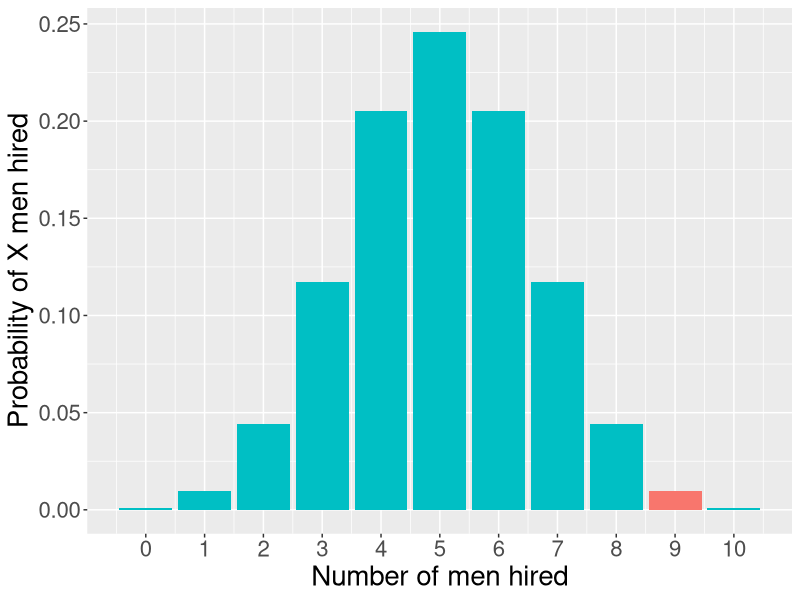
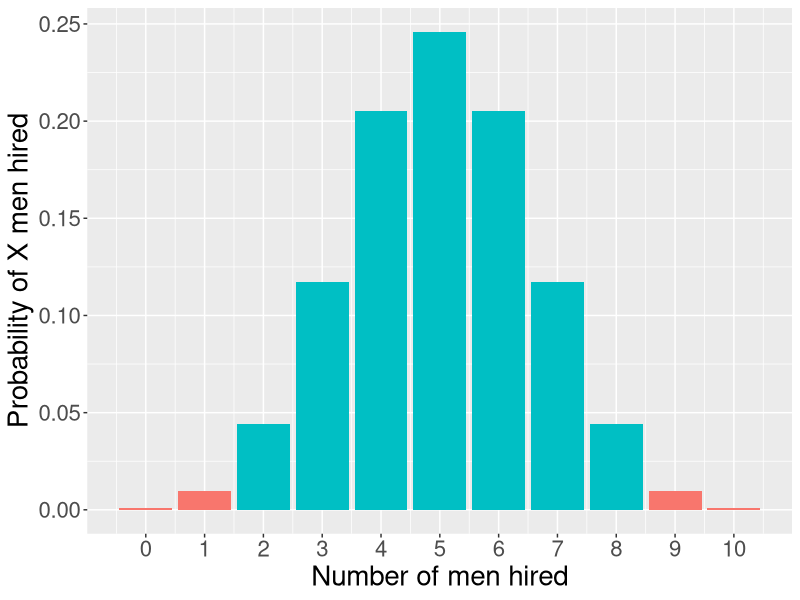
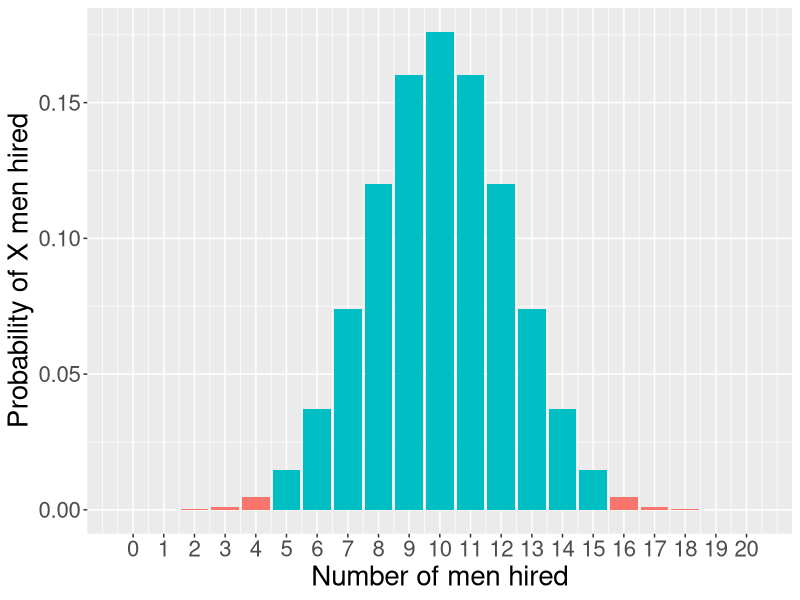
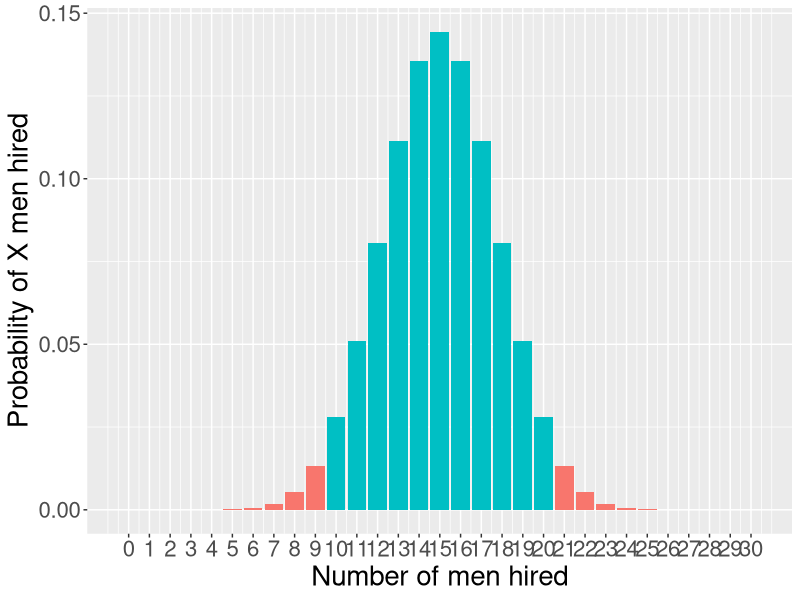
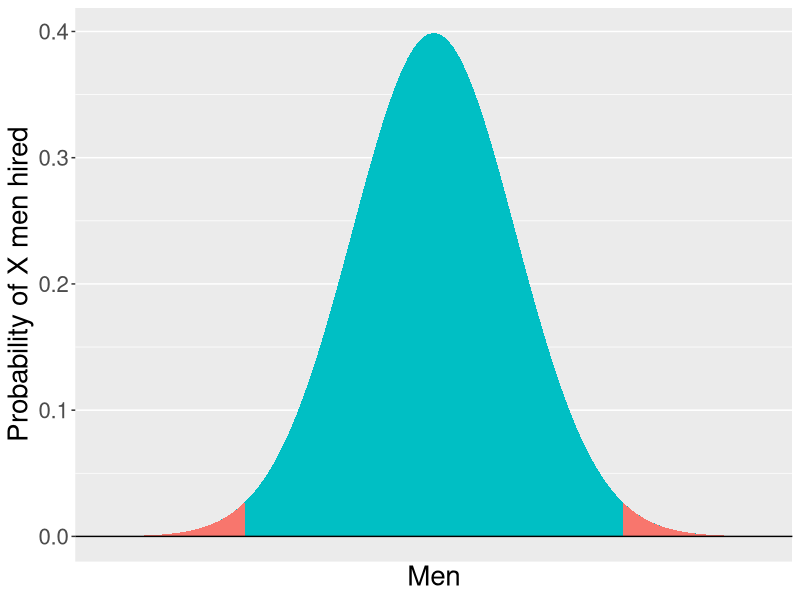
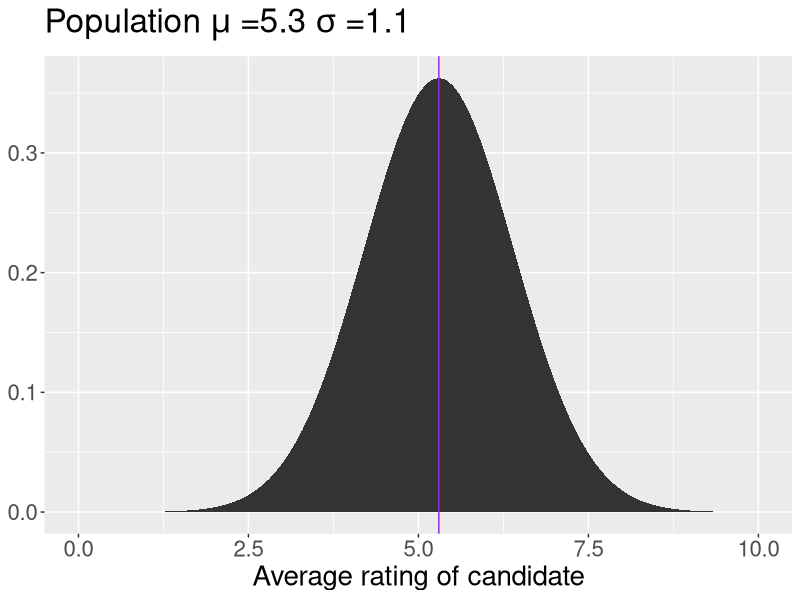
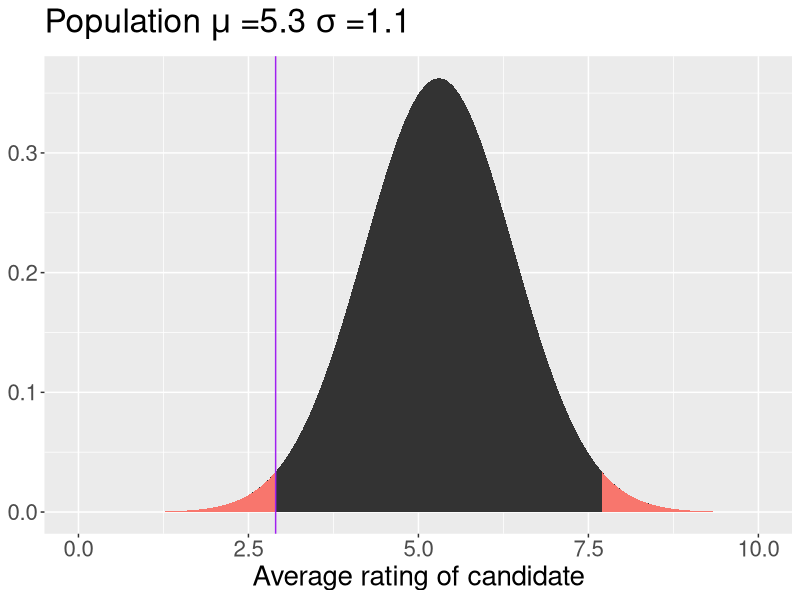
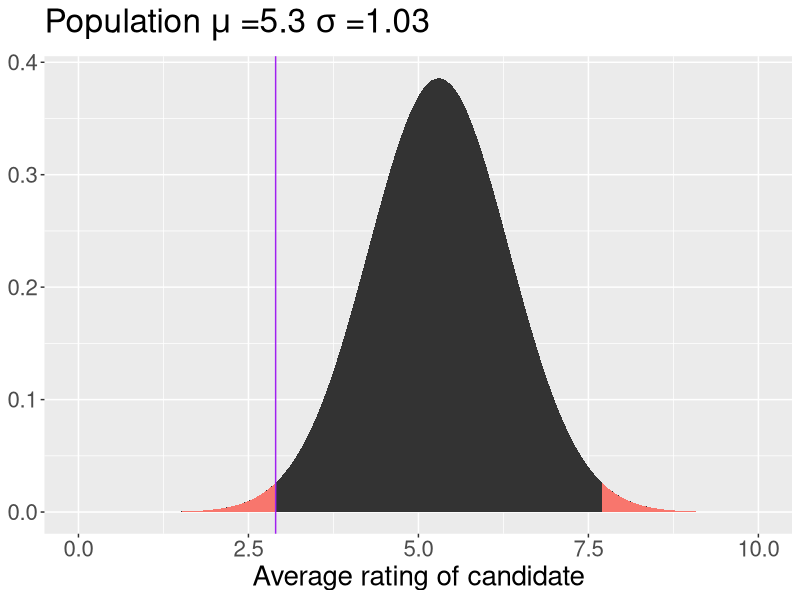

Here is the R script that generated these plots, in order: (Note: this script raises an error after producing the figures.)
## ---- chunk 1
dbinom(9, size = 10, prob = .5)
## ---- chunk 2
library(tidyverse)
men = 0:10
data.frame(men = men, d = dbinom(men, size = 10, prob = .5), 
           color = ifelse(men == 9, "1", "2")) %>%
  ggplot(aes(x = men, y = d, fill = color)) +
  geom_bar(stat = "identity") + 
  guides(fill = F)+
  scale_x_continuous("Number of men hired", breaks = c(0:10))+
  scale_y_continuous("Probability of X men hired") +
  theme(text = element_text(size = 20))
  
## ---- chunk 3
data.frame(men = men, d = dbinom(men, size = 10, prob = .5), 
           color = ifelse(men %in% c(0,1, 9,10), "1", "2")) %>%
  ggplot(aes(x = men, y = d, fill = color)) +
  geom_bar(stat = "identity") + 
  guides(fill = F)+
  scale_x_continuous("Number of men hired", breaks = c(0:10))+
  scale_y_continuous("Probability of X men hired") +
  theme(text = element_text(size = 20))
## ---- chunk 4
data.frame(men = 0:20, 
           d = dbinom(0:20, size = 20, prob = .5), color = ifelse(0:20 %in% c(0:4, 16:20), "1", "2")) %>%
  ggplot(aes(x = men, y = d, fill = color)) +
  geom_bar(stat = "identity") + 
  guides(fill = F)+
  scale_x_continuous("Number of men hired", breaks = c(0:20))+
  scale_y_continuous("Probability of X men hired") +
  theme(text = element_text(size = 20))
## ---- chunk 5
data.frame(men = 0:30, 
           d = dbinom(0:30, size = 30, prob = .5), color = ifelse(0:30 %in% c(0:9, 21:30), "1", "2")) %>%
  ggplot(aes(x = men, y = d, fill = color)) +
  geom_bar(stat = "identity") + 
  guides(fill = F)+
  scale_x_continuous("Number of men hired", breaks = c(0:30))+
  scale_y_continuous("Probability of X men hired") +
  theme(text = element_text(size = 20))
## ---- chunk 6
gg_color_hue <- function(n) {
  hues = seq(15, 375, length = n + 1)
  hcl(h = hues, l = 65, c = 100)[1:n]
}

colors = gg_color_hue(2)

data.frame(x = seq(-4,4)) %>%
  ggplot(aes(x=x)) +
  stat_function(fun = function(x) dnorm(x), geom = "area", fill = colors[2])+
  stat_function(fun = function(x) dnorm(x), xlim = c(-4, -2.32), geom = "area", fill = colors[1])+
  stat_function(fun = function(x) dnorm(x), xlim = c(2.32, 4), geom = "area", fill = colors[1])+
  geom_hline(aes(yintercept = 0)) +
  scale_x_continuous(breaks = NULL)+
  labs(x = "Men",
       y = "Probability of X men hired") +
  theme(text = element_text(size = 20))
## ---- chunk 7

## ---- chunk 8
data.frame(x = seq(0,10)) %>%
  ggplot(aes(x=x)) +
  stat_function(fun = function(x) dnorm(x, mean = 5.3, sd = 3.3/sqrt(9)), geom = "area") +
  geom_vline(aes(xintercept = 5.3), color = "purple")+
      labs(title = as.expression(bquote("Population"~mu~"=5.3"~sigma~"=1.1")),
           x = "Average rating of candidate",
           y = NULL)  +
  theme(text = element_text(size = 20))
## ---- chunk 9
data.frame(x = seq(0,10)) %>%
  ggplot(aes(x=x)) +
  stat_function(fun = function(x) dnorm(x, mean = 5.3, sd = 3.3/sqrt(9)), geom = "area") +
  stat_function(fun = function(x) dnorm(x, mean = 5.3, sd = 3.3/sqrt(9)), geom = "area", xlim = c(0, 2.9), fill = colors[1]) +
  stat_function(fun = function(x) dnorm(x, mean = 5.3, sd = 3.3/sqrt(9)), geom = "area", xlim = c(7.7, 10), fill = colors[1]) +
  geom_vline(aes(xintercept = 2.9), color = "purple")+
      labs(title = as.expression(bquote("Population"~mu~"=5.3"~sigma~"=1.1")),
           x = "Average rating of candidate",
           y = NULL)  +
  theme(text = element_text(size = 20))
## ---- chunk 10
data.frame(x = seq(0,10)) %>%
  ggplot(aes(x=x)) +
  stat_function(fun = function(x) dnorm(x, mean = 5.3, sd = 3.1/sqrt(9)), geom = "area") +
  stat_function(fun = function(x) dnorm(x, mean = 5.3, sd = 3.1/sqrt(9)), geom = "area", xlim = c(0, 2.9), fill = colors[1]) +
  stat_function(fun = function(x) dnorm(x, mean = 5.3, sd = 3.1/sqrt(9)), geom = "area", xlim = c(7.7, 10), fill = colors[1]) +
  geom_vline(aes(xintercept = 2.9), color = "purple")+
      labs(title = as.expression(bquote("Population"~mu~"=5.3"~sigma~"=1.03")),
           x = "Average rating of candidate",
           y = NULL)  +
  theme(text = element_text(size = 20))
## ---- chunk 11

## ---- chunk 12
M = 5.3
s = 3.1
N = 9
X = 2.9

sem = s/sqrt(N)

z = (X-M)/sem
## ---- chunk 13
pnorm(-2.32) + pnorm(2.32, lower.tail = F)
pnorm(-2.32)*2
p = pnorm(-2.32)*2

## ---- chunk 14
knitr::include_graphics("images/halloween.jpeg")
